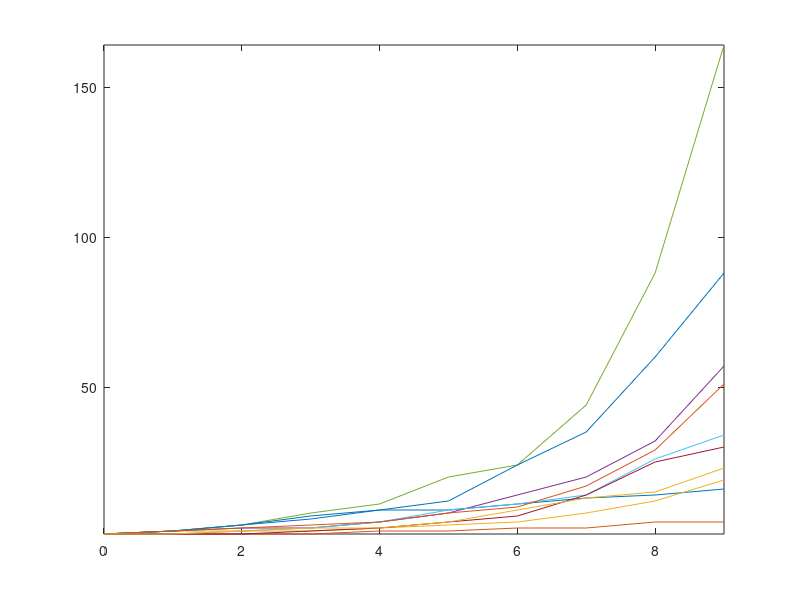

MATLAB code to generate this figure:
%% Growth of a population with uniform distribution
% A population is described by a random variable. Such random variable
% starts at time t=0 with value 1.
% Each individual in the population can produce a single child every step,
% with a probability uniformly distributed.

clear all, close all, clc;

N = 10;
REPS = 10;

n = 0:1:N-1;

X = zeros(1,N);
X(1) = 1;

for ii=1:REPS
    DX = random ('unif', 0, 1, 1, N);

    for i=2:N
        X(i) = X(i-1) + round(X(i-1) * DX(i));
    end
    
    plot (n,X), hold on;
end

axis tight;